Frame 1 (no input): blank canvas, image omitted
Frame 60 (no input): blank canvas, image omitted
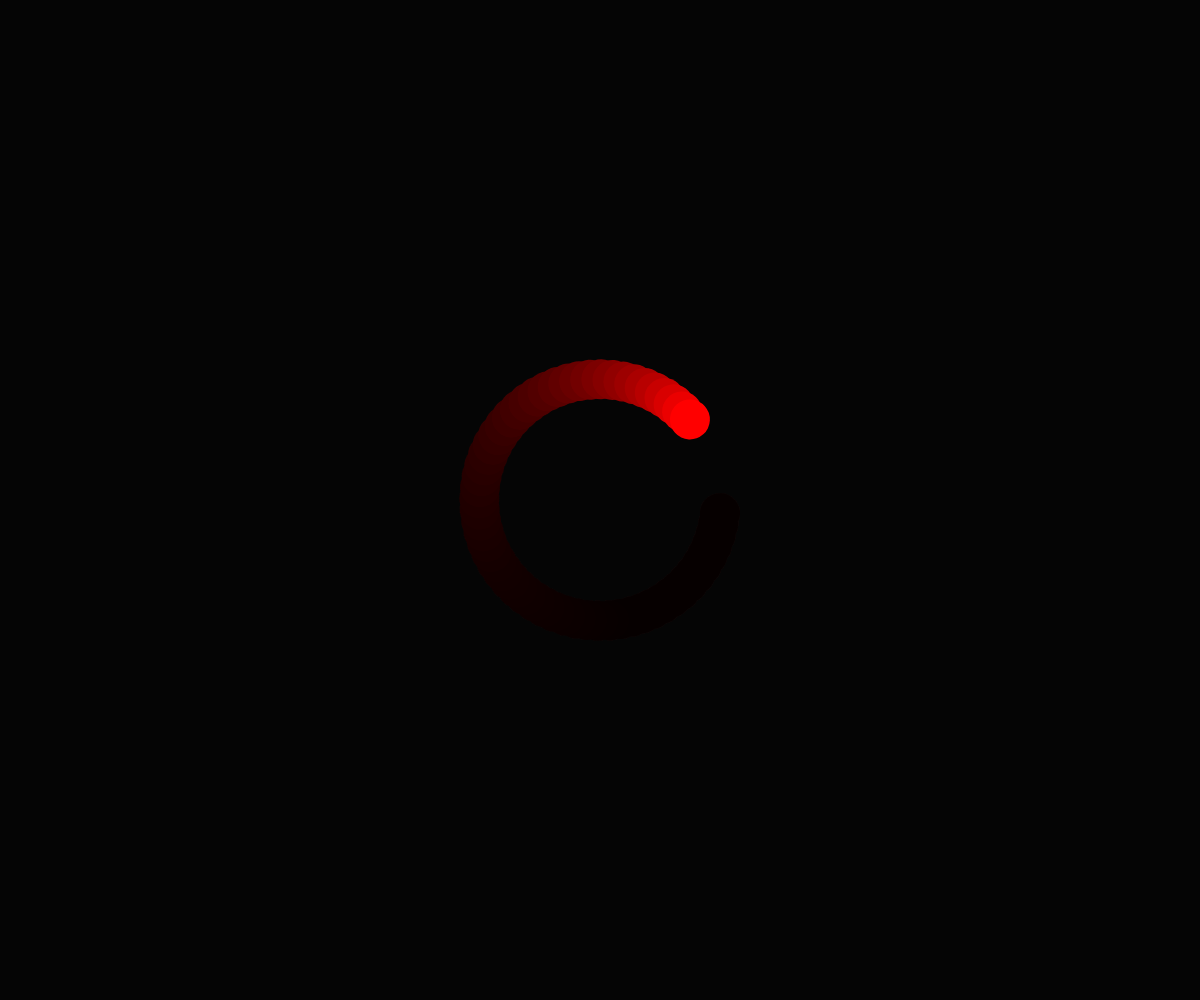
Frame 120 (the mouse pressed at the canvas centre since frame 60)

The p5.js sketch whose frames 1 and 60 were blank and that drew this single picture after the mouse press (run headless with seeded random() and noise() and a simulated clock; from frame 60 on, the mouse is pressed at the canvas centre):

// p5.js sketch
// ── sketch.js
// Planets and Moon 
// Ahnaaf Islam
// March 26, Thursday, 2026

//Global variables
let myPlanet;


function setup() {
  createCanvas(windowWidth, windowHeight);
  angleMode(DEGREES);
  myPlanet = new Planet(width/2, height/2);
}


function draw() {
  noStroke();
  background(0,20);
  fill("red");
  myPlanet.display();
}
function mousePressed(){
  //regular click - add moon
  //shift click - destory and rest moon
  if(keyPressed && keyCode === SHIFT){
    myPlanet = new Planet(width/2, height/2);
  }
 else myPlanet.createMoon();
}
function keyPressed(){
  if(keyCode !== SHIFT){
    myPlanet.x = mouseX
    myPlanet.y = mouseY
  }
}


class Planet{
  //constructor
  constructor(x,y){
    this.x = x; this.y = y; this.s = 100;
    this.moons = []
  }


  //class methods
  createMoon(){
    this.moons.push(new Moon());


  }
  display(){
    //circle(this.x, this.y, this.s);


    for(let m of this.moons){
      m.update(this.x, this.y, this.s);
     
    }
  }
  }
  class Moon{
    constructor(){
      this.speed = random(1,7); //angular spseed
      this.angle = 1;
      this.orbitRadius = random(100, 200);
      this.s = random(10, 50);
    }
    move(){
      this.angle += this.speed
    }
display(x,y){
  push();
  translate(x,y);
  rotate(this.angle);
  circle(this.orbitRadius, 0, this.s);
  pop();
}
update(x,y){
  this.move()
  this.display(x,y)


}
  }
